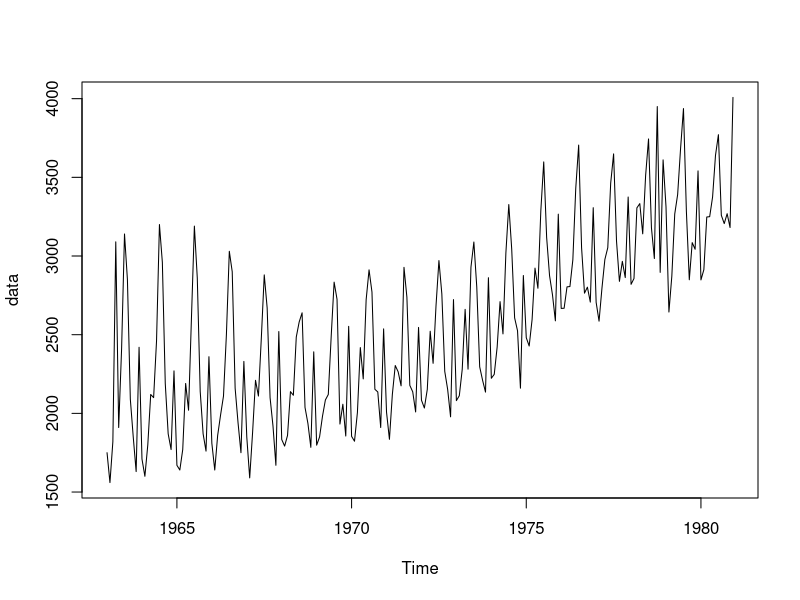
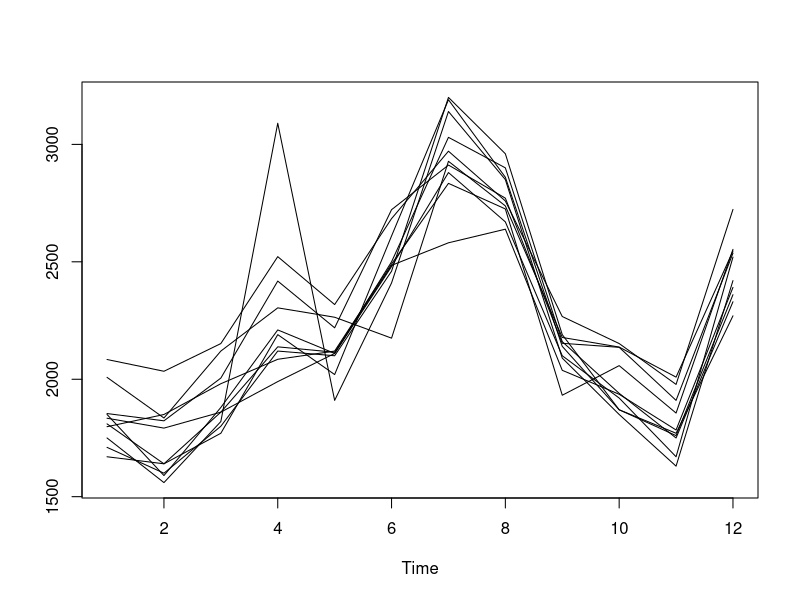
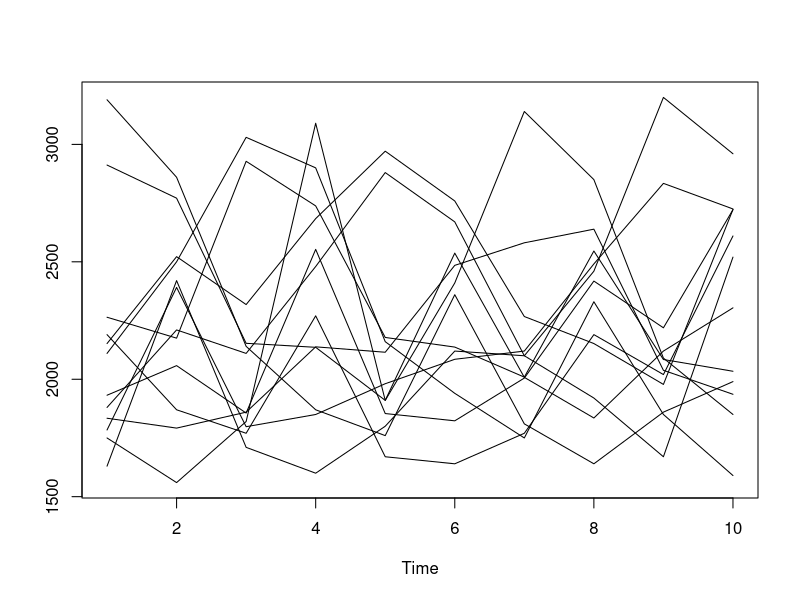
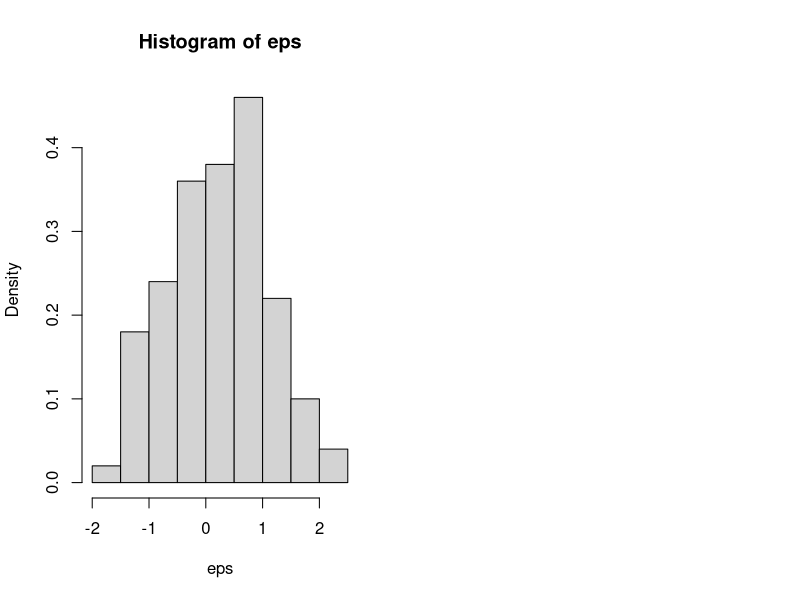
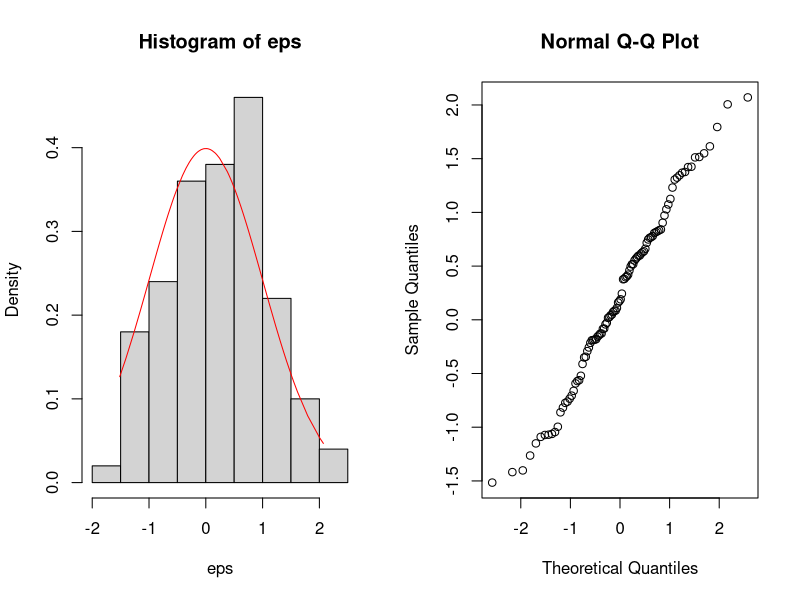
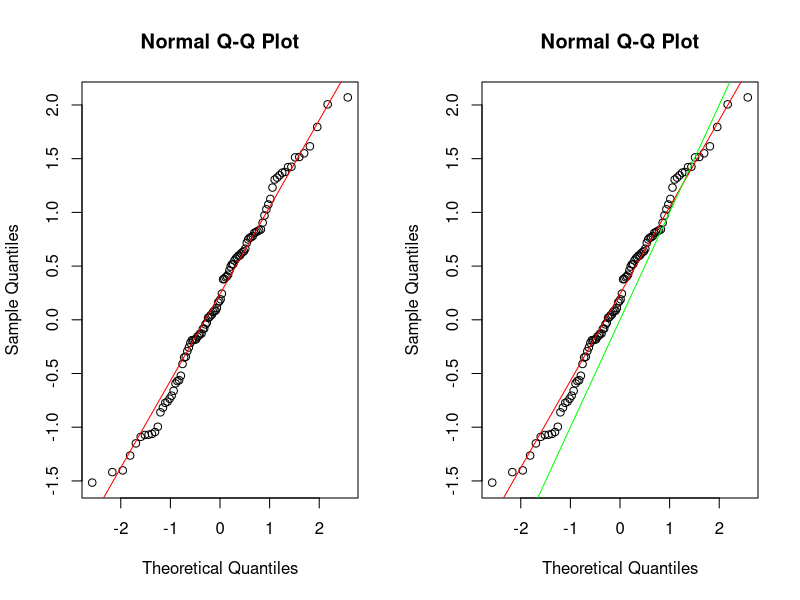
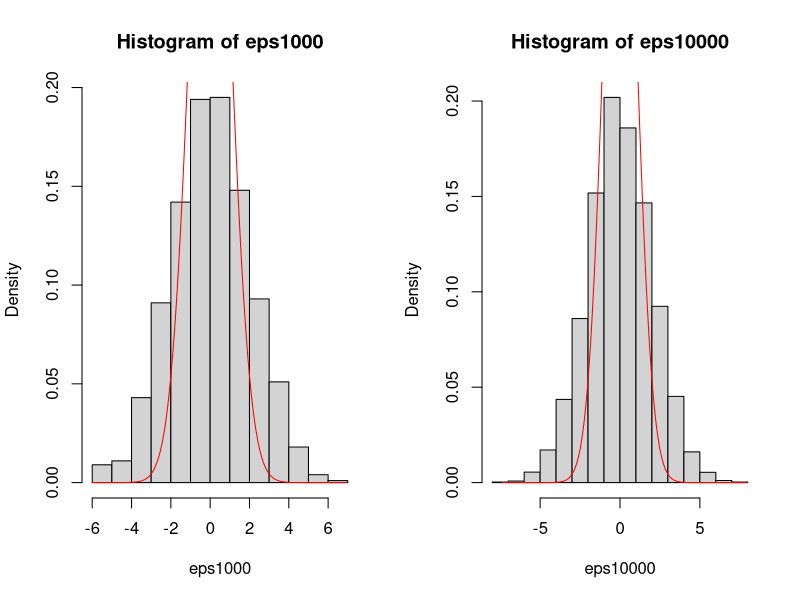
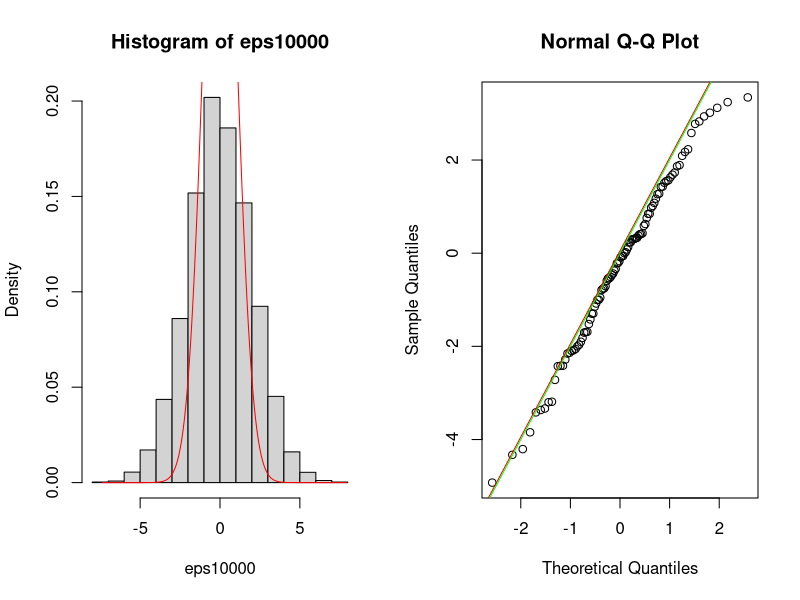

R code for these plots, in order: (Note: this script raises an error after producing the figures.)
## ---- chunk 1
data<-scan("data.dat")

## ---- chunk 2
str(data)
## ---- chunk 3
is.ts(data)
## ---- chunk 4
data<-as.ts(data)
## ---- chunk 5
is.ts(data)
## ---- chunk 6
data
## ---- chunk 7
data<-ts(data,start=1963,frequency=12)
## ---- chunk 8
data
## ---- chunk 9
tsp(data)
## ---- chunk 10
frequency(data)
## ---- chunk 11
?par
par(mfrow = c(1,1))
ts.plot(data)
## ---- chunk 12
matrix(data,12,10)
## ---- chunk 13
matrix(data,10,12)
## ---- chunk 14
ts.plot(matrix(data,12,10))
## ---- chunk 15
ts.plot(matrix(data,10,12))
## ---- chunk 16
Xdata=window(data,c(1970,4),1980)
## ---- chunk 17
eps<-rnorm(100)
## ---- chunk 18
y<-sort(eps)

## ---- chunk 19
?dev.off()

## ---- chunk 20
par(mfrow = c(1,2)) 
hist(eps,freq=FALSE)

## ---- chunk 21
par(mfrow = c(1,2)) 
hist(eps,freq=FALSE)
lines(y,dnorm(y), col="red")
## ---- chunk 22
qqnorm(eps)
## ---- chunk 23
qqnorm(eps)
qqline(eps,col="red")
## ---- chunk 24

qqnorm(eps)
qqline(eps,col="red")
abline(0,1,col="green")

## ---- chunk 25

help(rnorm)

## ---- chunk 26
moyenne=0
ecartype=2
## ---- chunk 27

eps<-rnorm(100,sd=ecartype,mean=moyenne)
## ---- chunk 28

eps1000<-rnorm(1000,sd=ecartype,mean=moyenne)
y1000<-sort(eps1000)
## ---- chunk 29

eps10000<-rnorm(10000,sd=ecartype,mean=moyenne)
y10000<-sort(eps10000)
## ---- chunk 30
?par
## ---- chunk 31
par(mfrow = c(1,2)) 
hist(eps1000,freq=FALSE)
lines(y1000,dnorm(y1000), col="red")

hist(eps10000,freq=FALSE)
lines(y10000,dnorm(y10000), col="red")

## ---- chunk 32
par(mfrow = c(1,2)) 
hist(eps10000,freq=FALSE)
lines(y10000,dnorm(y10000), col="red")
## ---- chunk 33

qqnorm(eps)
qqline(eps1000,col="red")
abline(0,ecartype,col="green")

## ---- chunk 34

qqnorm(eps)
qqline(eps10000,col="red")
abline(0,ecartype,col="green")

## ---- chunk 35
data1=array()
pi=3.14
erreur<-rnorm(250,sd=2,mean=0)
## ---- chunk 36
for (i in 1:250){
  data1[i]= (0.2*i+2)+( cos(2*pi*(i-1980)) ) + erreur[i]

}
## ---- chunk 37
data1<-as.ts(data1)

data1<-ts(data1,start=c(1980,3),frequency=12)

## ---- chunk 38
?ts
## ---- chunk 39
ts.plot(data1)
## ---- chunk 40

ts.plot(matrix(window(data1,1981,c(1998,12)),12))
## ---- chunk 41
Xdata=window(data,1985,c(1991,7))
ts.plot(Xdata)
## ---- chunk 42
data<-scan("data.dat")
filt<-rep(1/12,11)
## ---- chunk 43
filt<-(c(1/24,filt,1/24))
length(filt)
## ---- chunk 44
Z<-filter(data,filter=filt,sides=2)
## ---- chunk 45

Z<-ts(Z,start=1963,frequency=12)
ts.plot(data,Z)
## ---- chunk 46
S<-data-Z
## ---- chunk 47
s<-tapply(S,cycle(S),mean,na.rm=T)
s<-s-mean(s)
CVS<-matrix(1,18,12)
## ---- chunk 48
for (i in 1 :18) {
  for (j in 1 :12) {
    CVS[i,j]=t(matrix(data,12,18))[i,j]-s[j]
  }
  }
## ---- chunk 49
CVS=as.vector(t(CVS)) 
CVS=as.ts(CVS) 
CVS=ts(CVS,start=1963,frequency=12) 
ts.plot(data)
ts.plot(CVS)
## ---- chunk 50
y=time(CVS)
z=time(CVS)^2
CVS.lm=lm(CVS~y+z)
CVS.lm$coefficients
ts.plot(CVS) 
ts.plot(time(CVS),CVS.lm$fitted.values)
## ---- chunk 51
a=CVS.lm$coefficients[1]
b=CVS.lm$coefficients[2]
c=CVS.lm$coefficients[3]

## ---- chunk 52
X1=rep(1,12)
for (i in 1 :12) {X1[i]=a+b*(1981+(i-1)/12)+c*(1981+(i-1)/12)^2 +s[i]}
## ---- chunk 53
X2=c(as.vector(data),X1)
## ---- chunk 54
X2=as.ts(X2)
## ---- chunk 55
X2=ts(X2,start=1963,frequency=12)
## ---- chunk 56
#Définitiondesrésidus
res=CVS-CVS.lm$fitted.values 
#Définition des résidus réduits
res=res/sqrt(var(res))
#Corrélogramme des résidus
acf(res)
#Histogramme des résidus
hist(res)
#Comparaison des quantiles des résidus
qqnorm(res)
#et des quantiles d’une loi normale
abline(0,1)

## ---- chunk 57
data=as.ts(data)
## ---- chunk 58
data=ts(data,start=1963,frequency=12)

## ---- chunk 59
data.dcp= decompose(data,type="add") 
plot(data.dcp)
## ---- chunk 60
data1=array()
pi=3.14
erreur<-rnorm(100,sd=1/10,mean=0)
## ---- chunk 61
for (i in 1:100){
  data1[i]= (0.01*i)+1+(2*sin((2*pi*i)/5) )+ erreur[i]

}
## ---- chunk 62
data1<-as.ts(data1)
ts.plot(data1)
